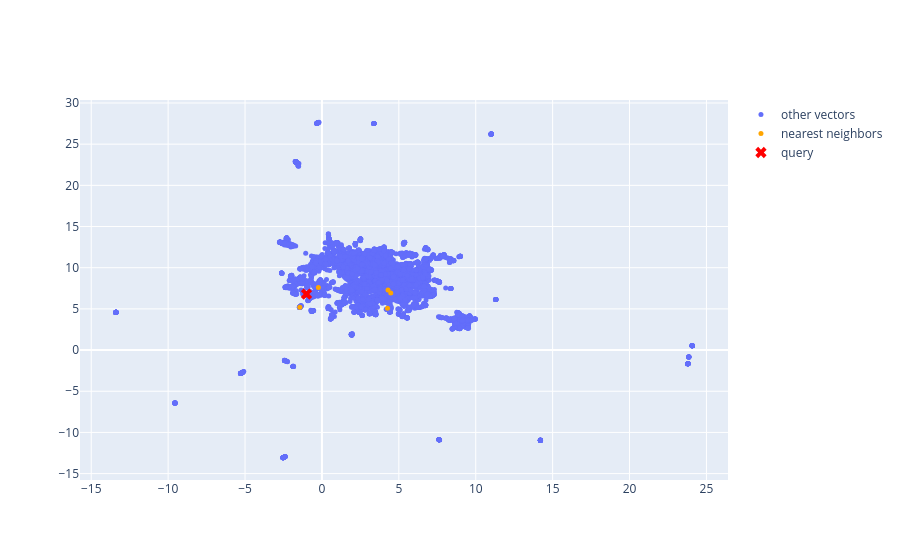

The cell this chart's notebook holds for it:
### Code cell
plot_retrieval_results(
    "Climate Change",
    selected_collection,
)

### Figure 1 — Plotly figure (JSON) as saved in the notebook; plotly's stock layout.template omitted (floating-point values rounded to 4 significant figures; data arrays with more than 128 entries replaced by an {"elided": "..."} marker saying what was removed)
{"data": [{"marker": {"size": 5}, "mode": "markers", "name": "other vectors", "type": "scatter", "x": {"elided": "6044 float values"}, "y": {"elided": "6044 float values"}}, {"marker": {"color": "orange", "size": 5}, "mode": "markers", "name": "nearest neighbors", "type": "scatter", "x": [-0.2329, 4.264, -1.437, 4.474, 4.295], "y": [7.601, 5.067, 5.184, 6.934, 7.306]}, {"marker": {"color": "red", "size": 10, "symbol": "x"}, "mode": "markers", "name": "query", "type": "scatter", "x": [-1.004], "y": [6.801]}], "layout": {}}
